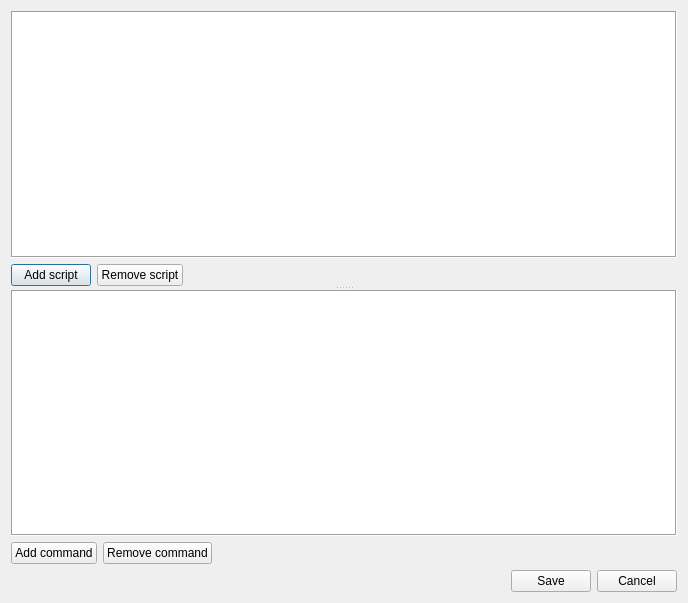
<?xml version="1.0" encoding="UTF-8"?>
<ui version="4.0">
 <class>ScriptDialog</class>
 <widget class="QDialog" name="ScriptDialog">
  <property name="geometry">
   <rect>
    <x>0</x>
    <y>0</y>
    <width>688</width>
    <height>603</height>
   </rect>
  </property>
  <property name="windowTitle">
   <string>Scripts</string>
  </property>
  <layout class="QVBoxLayout">
   <item>
    <widget class="QSplitter" name="splitter">
     <property name="orientation">
      <enum>Qt::Vertical</enum>
     </property>
     <widget class="QWidget" name="verticalLayoutWidget">
      <layout class="QVBoxLayout" name="_4">
       <item>
        <widget class="QTableWidget" name="viewScript">
         <property name="frameShape">
          <enum>QFrame::Box</enum>
         </property>
        </widget>
       </item>
       <item>
        <layout class="QHBoxLayout" name="_5">
         <item>
          <widget class="QPushButton" name="btnAddScript">
           <property name="text">
            <string>Add script</string>
           </property>
          </widget>
         </item>
         <item>
          <widget class="QPushButton" name="btnRemoveScript">
           <property name="text">
            <string>Remove script</string>
           </property>
          </widget>
         </item>
         <item>
          <spacer name="horizontalSpacer_3">
           <property name="orientation">
            <enum>Qt::Horizontal</enum>
           </property>
           <property name="sizeHint" stdset="0">
            <size>
             <width>40</width>
             <height>20</height>
            </size>
           </property>
          </spacer>
         </item>
        </layout>
       </item>
      </layout>
     </widget>
     <widget class="QWidget" name="verticalLayoutWidget_2">
      <layout class="QVBoxLayout" name="_6">
       <item>
        <widget class="QTableView" name="viewCommand">
         <property name="frameShape">
          <enum>QFrame::Box</enum>
         </property>
        </widget>
       </item>
       <item>
        <layout class="QHBoxLayout" name="_2">
         <property name="leftMargin">
          <number>0</number>
         </property>
         <property name="rightMargin">
          <number>0</number>
         </property>
         <item>
          <widget class="QPushButton" name="btnAddCommand">
           <property name="text">
            <string>Add command</string>
           </property>
          </widget>
         </item>
         <item>
          <widget class="QPushButton" name="btnRemoveCommand">
           <property name="text">
            <string>Remove command</string>
           </property>
          </widget>
         </item>
         <item>
          <spacer name="horizontalSpacer">
           <property name="orientation">
            <enum>Qt::Horizontal</enum>
           </property>
           <property name="sizeHint" stdset="0">
            <size>
             <width>40</width>
             <height>20</height>
            </size>
           </property>
          </spacer>
         </item>
        </layout>
       </item>
      </layout>
     </widget>
    </widget>
   </item>
   <item>
    <layout class="QHBoxLayout" name="_3">
     <property name="spacing">
      <number>6</number>
     </property>
     <property name="leftMargin">
      <number>0</number>
     </property>
     <property name="rightMargin">
      <number>0</number>
     </property>
     <property name="bottomMargin">
      <number>0</number>
     </property>
     <item>
      <spacer name="horizontalSpacer_2">
       <property name="orientation">
        <enum>Qt::Horizontal</enum>
       </property>
       <property name="sizeHint" stdset="0">
        <size>
         <width>40</width>
         <height>20</height>
        </size>
       </property>
      </spacer>
     </item>
     <item>
      <widget class="QPushButton" name="btnSave">
       <property name="text">
        <string>Save</string>
       </property>
      </widget>
     </item>
     <item>
      <widget class="QPushButton" name="btnCancel">
       <property name="text">
        <string>Cancel</string>
       </property>
      </widget>
     </item>
    </layout>
   </item>
  </layout>
 </widget>
 <resources/>
 <connections/>
</ui>
